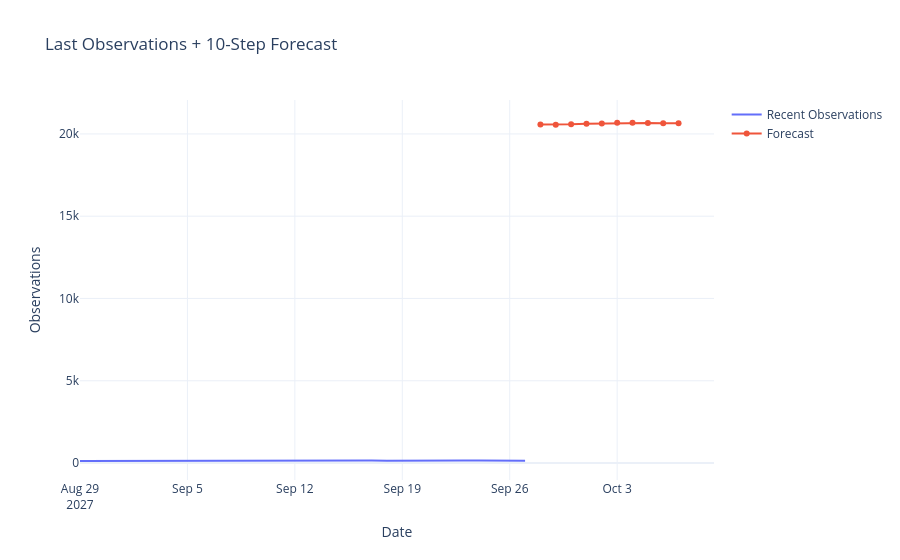

Notebook code for this chart:
### Code cell
print("y_pred shape:", y_pred.shape)
print("Sample predictions:", y_pred[:5].flatten())

# Get the last date in your dataset
last_date = df["dates"].max()

#unscale future predictions
future_predictions = target_scaler.inverse_transform(np.array(future_predictions).reshape(-1, 1)).flatten()

# Create future dates matching forecast steps
future_dates = pd.date_range(start=last_date + pd.Timedelta(days=1), periods=len(future_predictions), freq="D")

# Get last N true points
N = 30
recent_dates = df["dates"].iloc[-N:]
recent_values = target_scaler.inverse_transform(y_test.cpu().numpy())[-N:]  # if scaled

# Combine with forecast
fig = go.Figure()
fig.add_trace(go.Scatter(x=recent_dates, y=recent_values.flatten(), mode='lines', name='Recent Observations'))
fig.add_trace(go.Scatter(x=future_dates, y=future_predictions, mode='lines+markers', name='Forecast'))

fig.update_layout(
    title="Last Observations + 10-Step Forecast",
    xaxis_title="Date",
    yaxis_title="Observations",
    template="plotly_white"
)
fig.show()

### Figure 1 — Plotly figure (JSON) as saved in the notebook; plotly's stock layout.template omitted (floating-point values rounded to 4 significant figures)
{"data": [{"mode": "lines", "name": "Recent Observations", "type": "scatter", "x": ["2027-08-29T00:00:00", "2027-08-30T00:00:00", "2027-08-31T00:00:00", "2027-09-01T00:00:00", "2027-09-02T00:00:00", "2027-09-03T00:00:00", "2027-09-04T00:00:00", "2027-09-05T00:00:00", "2027-09-06T00:00:00", "2027-09-07T00:00:00", "2027-09-08T00:00:00", "2027-09-09T00:00:00", "2027-09-10T00:00:00", "2027-09-11T00:00:00", "2027-09-12T00:00:00", "2027-09-13T00:00:00", "2027-09-14T00:00:00", "2027-09-15T00:00:00", "2027-09-16T00:00:00", "2027-09-17T00:00:00", "2027-09-18T00:00:00", "2027-09-19T00:00:00", "2027-09-20T00:00:00", "2027-09-21T00:00:00", "2027-09-22T00:00:00", "2027-09-23T00:00:00", "2027-09-24T00:00:00", "2027-09-25T00:00:00", "2027-09-26T00:00:00", "2027-09-27T00:00:00"], "y": [130.0, 132.4, 138.1, 126.2, 136.1, 130.4, 137.8, 133.2, 124.8, 138.8, 139.4, 135.3, 135.6, 132.9, 144.0, 145.2, 137.0, 139.4, 142.4, 154.7, 146.8, 140.0, 146.9, 139.1, 150.3, 155.7, 156.4, 152.3, 146.4, 143.5]}, {"mode": "lines+markers", "name": "Forecast", "type": "scatter", "x": ["2027-09-28T00:00:00", "2027-09-29T00:00:00", "2027-09-30T00:00:00", "2027-10-01T00:00:00", "2027-10-02T00:00:00", "2027-10-03T00:00:00", "2027-10-04T00:00:00", "2027-10-05T00:00:00", "2027-10-06T00:00:00", "2027-10-07T00:00:00"], "y": [20570.0, 20560.0, 20580.0, 20630.0, 20640.0, 20680.0, 20680.0, 20660.0, 20650.0, 20650.0]}], "layout": {"title": {"text": "Last Observations + 10-Step Forecast"}, "xaxis": {"title": {"text": "Date"}}, "yaxis": {"title": {"text": "Observations"}}}}
